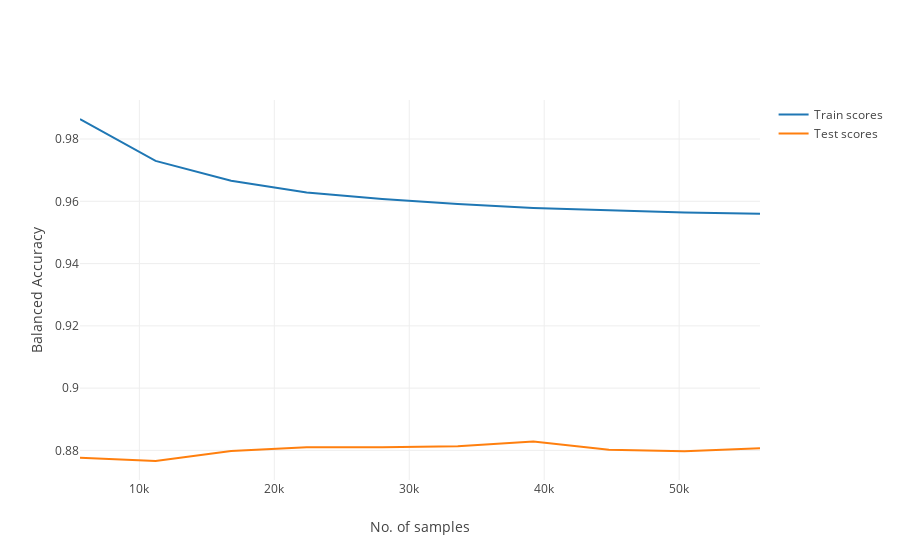

The notebook cell saved with this chart:
### Code cell
data1 = go.Scatter(
        x = curve['train_sizes_abs'],
        y = curve['mean_train_scores'],
        mode = "lines",
        name = "Train scores",
)
data2 = go.Scatter(
    x = curve['train_sizes_abs'],
    y = curve['mean_test_scores'],
    mode = "lines",
    name="Test scores"
)
layout = dict(
    xaxis=dict(
        title='No. of samples'
    ),
    yaxis=dict(
        title='Balanced Accuracy'
    )
)
fig = go.Figure(data=[data1, data2], layout=layout)
iplot(fig)

### Figure 1 — Plotly figure (JSON) as saved in the notebook; plotly's stock layout.template omitted (floating-point values rounded to 4 significant figures)
{"data": [{"mode": "lines", "name": "Train scores", "type": "scatter", "uid": "025cfb07-2201-11e9-b1f0-acbc32846fd5", "x": [5599, 11198, 16797, 22396, 27996, 33595, 39194, 44793, 50392, 55992], "y": [0.9864, 0.973, 0.9666, 0.9629, 0.9607, 0.9592, 0.9579, 0.9571, 0.9564, 0.956]}, {"mode": "lines", "name": "Test scores", "type": "scatter", "uid": "025f69f3-2201-11e9-977c-acbc32846fd5", "x": [5599, 11198, 16797, 22396, 27996, 33595, 39194, 44793, 50392, 55992], "y": [0.8777, 0.8766, 0.8798, 0.881, 0.881, 0.8813, 0.8828, 0.8802, 0.8798, 0.8807]}], "layout": {"xaxis": {"title": "No. of samples"}, "yaxis": {"title": "Balanced Accuracy"}}}
